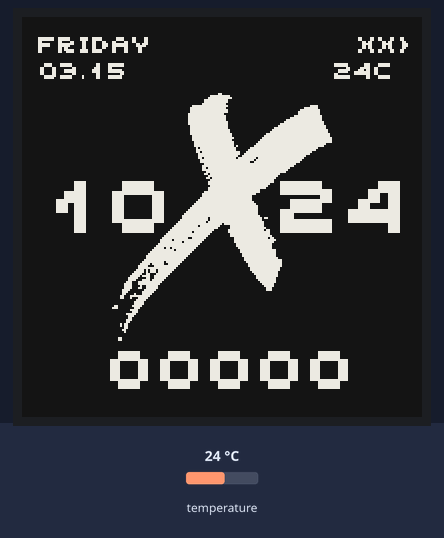
This sketch was run on a simulated ESP32. Parts: 200×200 one-colour display. The test bench sets the inputs (shaded band); at power-on: temperature 24 °C. The local clock reads 2024-03-15 10:24:30 at power-on unless the sketch sets it.

Above: at 0.6 s.
At 31.3 s:
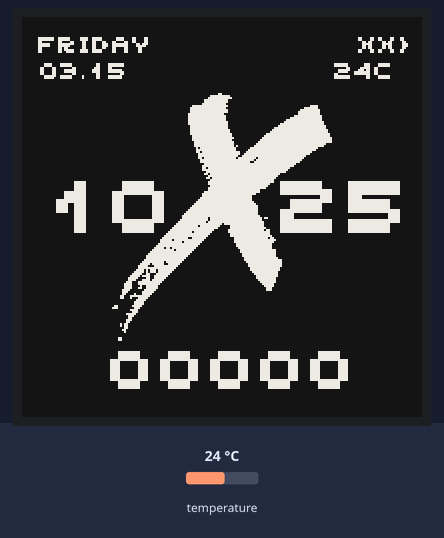
At 91.3 s:
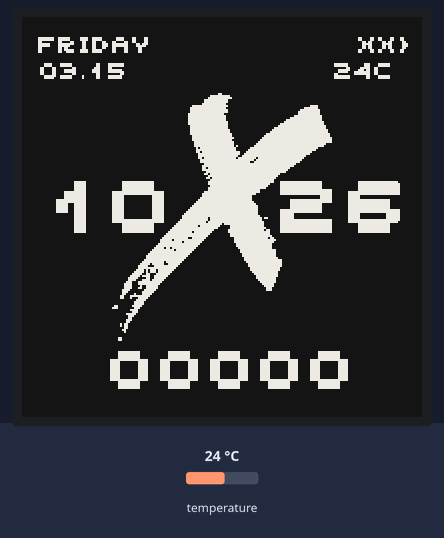

Measured:
- what the display in image 0 shows lasts 30.7 s, from 0.6 s to 31.3 s
- what the display in image 1 shows lasts 60.0 s, from 31.3 s to 91.3 s

The sketch:

x-marks-the-spot.ino
```cpp
#include "x.h"
#include "settings.h"

X watchy(settings);

void setup(){
  watchy.init();
}

void loop(){}
```

x-marks-the-spot.cpp
```cpp
#include "x.h"

void X::drawWatchFace(){
    display.fillScreen(GxEPD_BLACK);
    display.setTextColor(GxEPD_WHITE);
    display.drawBitmap(45, 38, x, 110, 124, GxEPD_WHITE);
    drawTime();
    drawWDay();
    drawDate();
    drawSteps();
    drawTemperature();
    drawBattery();

    if(currentTime.Hour < 22 && currentTime.Hour > 7 && currentTime.Minute == 0){
        vibMotor(100,2);
    }

    for(uint8_t i=0; i<3; i++){
        // Reduce ghosting
        display.display(true);
    }
}

void X::drawTime(){
    int16_t  x1, y1;
    uint16_t w, h;
    String hour;
    String minutes;
    display.setFont(&UnscreenMK27pt7b);
    hour = currentTime.Hour;

    display.getTextBounds(hour, 0, 0, &x1, &y1, &w, &h);
    display.setCursor(8, 107);
    if (currentTime.Hour < 10){
      display.print("0" + hour);
    } else {
      display.print(hour);
    }

    minutes = currentTime.Minute;
    display.getTextBounds(minutes, 0, 0, &x1, &y1, &w, &h);
    display.setCursor(125, 107);
    if (currentTime.Minute < 10){
      display.print("0" + minutes);
    } else {
      display.print(minutes);
    }


}

void X::drawWDay(){
    display.setFont(&UnscreenMK8pt7b);
    display.setCursor(8, 17);
    String dayOfWeek = dayStr(currentTime.Wday);
    dayOfWeek.toUpperCase();
    display.print(String(dayOfWeek));
}

void X::drawDate(){
    display.setFont(&UnscreenMK8pt7b);
    display.setCursor(8, 30);
    String monthStr = String(currentTime.Month);
    String dayStr = String(currentTime.Day);
    monthStr = currentTime.Month < 10 ? "0" + monthStr : monthStr;
    dayStr = currentTime.Day < 10 ? "0" + dayStr : dayStr;
    String dateStr = monthStr + "." + dayStr;
    display.print(String(dateStr));
}

void X::drawSteps(){
    int16_t  x1, y1;
    uint16_t w, h;
    display.setFont(&UnscreenMK20pt7b);
    uint32_t stepCount = sensor.getCounter();
    String stepStr = String(stepCount);
    for(int i=1; i<5; i++){
        stepStr = stepCount < pow(10, i) ? "0" + stepStr : stepStr;
    }
    if(currentTime.Hour == 23 && currentTime.Minute == 59){
        sensor.resetStepCounter();
    }
    display.getTextBounds(stepStr, 0, 0, &x1, &y1, &w, &h);
    display.setCursor(100-w/2, 185);
    display.print(String(stepStr));
}

void X::drawTemperature(){
    display.setFont(&UnscreenMK8pt7b);
    display.setCursor(155, 30);
    uint8_t temperatureRTC = temperatureRTC = RTC.temperature() / 4;
    if (settings.weatherUnit == "imperial") {
      temperatureRTC = temperatureRTC * (9/5) + 32;
    }
    if(temperatureRTC < 10){
    display.print("0");
    }
    display.print(temperatureRTC);
    if (settings.weatherUnit == "imperial") {
      display.print("Fh");
    } else {
      display.print("c");
    }
}

void X::drawBattery(){
    display.setTextColor(GxEPD_WHITE);
    display.setFont(&UnscreenMK8pt7b);
    display.setCursor(187, 17);
    display.print(">");
    display.setCursor(158, 17);
    float BATTV = getBatteryVoltage();
    if(BATTV > 4.10){
        display.print("xxx");
    }
    else if(BATTV > 3.85 && BATTV <= 4.10){
        display.print("   xx");
    }
    else if(BATTV > 3.60 && BATTV <= 3.85){
        display.print("      x");
    }
}
```

x.h
```cpp
#ifndef X_H
#define X_H

#include <Watchy.h>
#include "fonts/UnscreenMK20pt7b.h"
#include "fonts/UnscreenMK27pt7b.h"
#include "fonts/UnscreenMK8pt7b.h"
#include "x_img.h"

class X : public Watchy{
    using Watchy::Watchy;
    public:
        X();
        void drawWatchFace();
        void drawTime();
        void drawWDay();
        void drawDate();
        void drawSteps();
        void drawTemperature();
        void drawBattery();
};

#endif
```

settings.h
```cpp
#ifndef SETTINGS_H
#define SETTINGS_H

//Weather Settings
#define CITY_ID "5128581" //New York City https://openweathermap.org/current#cityid
#define OPENWEATHERMAP_APIKEY "none" //use your own API key :)
#define OPENWEATHERMAP_URL "http://api.openweathermap.org/data/2.5/weather?id=" //open weather api
#define TEMP_UNIT "imperial" //metric = Celsius , imperial = Fahrenheit
#define TEMP_LANG "en"
#define WEATHER_UPDATE_INTERVAL 99 //must be greater than 5, measured in minutes
//NTP Settings
#define NTP_SERVER "pool.ntp.org"
#define GMT_OFFSET_SEC 3600 * -5 //New York is UTC -5

watchySettings settings{
    #ifdef CITY_ID
        .cityID = CITY_ID,
    #else
        .cityID = "",
        .lat = LAT,
        .lon = LON,
    #endif
    .weatherAPIKey = OPENWEATHERMAP_APIKEY,
    .weatherURL = OPENWEATHERMAP_URL,
    .weatherUnit = TEMP_UNIT,
    .weatherLang = TEMP_LANG,
    .weatherUpdateInterval = WEATHER_UPDATE_INTERVAL,
    .ntpServer = NTP_SERVER,
    .gmtOffset = GMT_OFFSET_SEC,
    .vibrateOClock = true,
};

#endif
```

Source omitted: reenMK20pt7b.h (data table, 31315 bytes), reenMK27pt7b.h (data table, 52775 bytes), screenMK8pt7b.h (data table, 9904 bytes), x_img.h (data table, 10690 bytes)
